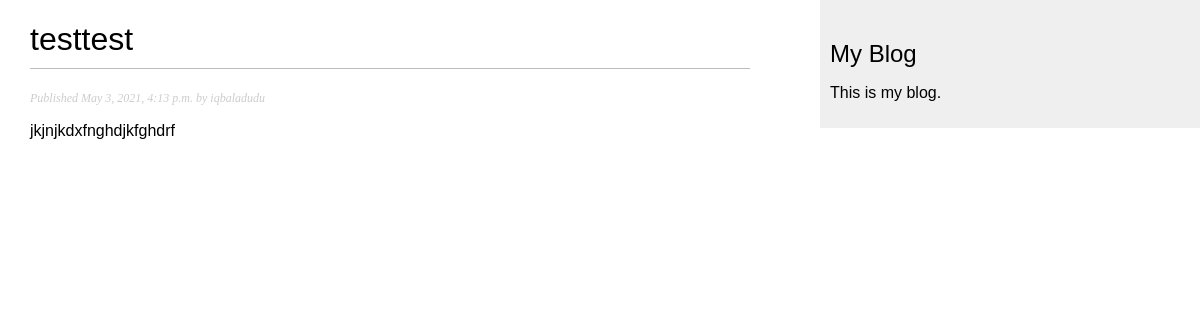
The app's page /2021/5/3/testtest with its own data.
### blog/models.py (models this page shows, shortened)
class Post(models.Model):
    STATUS_CHOICES = (
        ('draft', 'Draft'),
        ('published', 'Published')
    )
    title = models.CharField(max_length=250)
    slug = models.SlugField(max_length=250, unique_for_date='publish')
    author = models.ForeignKey(User,
                                on_delete=models.CASCADE,
                                related_name='blog_post')
    body = models.TextField()
    publish = models.DateTimeField(default=timezone.now)
    created = models.DateTimeField(auto_now_add=True)
    updated = models.DateTimeField(auto_now=True)
    status = models.CharField(max_length=10,
                                choices=STATUS_CHOICES,
                                default='draft')
    objects = models.Manager()
    published = PublishedManager()
    class Meta:
        ordering = ('-publish',)

### blog/views.py (the view)
def post_detail(request, year, month, day, post):
    post = get_object_or_404(Post, slug=post,
                                    status='published',
                                    publish__year = year,
                                    publish__month=month,
                                    publish__day=day)
    return render(request,
                    'blog/post/detail.html',
                    {'post': post})

### blog/templates/blog/post/detail.html (shortened to what this page needs)
{% extends "blog/base.html" %}
{% block content %}
    <h1>{{ post.title }}</h1>
    <p class="date">
        Published {{post.publish}} by {{post.author}}
    </p>
    {{post.body|linebreaks}}
{% endblock %}

### blog/static/css/blog.css (style rules this page uses)
body { margin:0; padding:0; font-family:helvetica, sans-serif; }
h1 { font-weight:normal; border-bottom:1px solid #bbb; padding:0 0 10px 0; }
p.date { color:#ccc; font-family: georgia, serif; font-size: 12px; font-style: italic; }

### records on screen
Post: title "testtest", publish "May 3, 2021, 4:13 p.m.", author "iqbaladudu", body "jkjnjkdxfnghdjkfghdrf"
